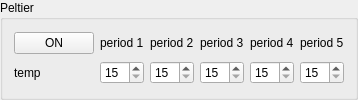
            <widget class="QGroupBox" name="Peltiergroup">
             <property name="title">
              <string>Peltier</string>
             </property>
             <layout class="QHBoxLayout" name="horizontalLayout">
              <item>
               <layout class="QGridLayout" name="peltier_grid">
                <item row="3" column="1">
                 <widget class="QSpinBox" name="peltinput1">
                  <property name="minimum">
                   <number>15</number>
                  </property>
                  <property name="maximum">
                   <number>40</number>
                  </property>
                 </widget>
                </item>
                <item row="0" column="1">
                 <widget class="QLabel" name="peltlabel1">
                  <property name="text">
                   <string>period 1</string>
                  </property>
                 </widget>
                </item>
                <item row="3" column="3">
                 <widget class="QSpinBox" name="peltinput3">
                  <property name="minimum">
                   <number>15</number>
                  </property>
                  <property name="maximum">
                   <number>40</number>
                  </property>
                 </widget>
                </item>
                <item row="3" column="0">
                 <widget class="QLabel" name="templabel">
                  <property name="text">
                   <string>temp</string>
                  </property>
                 </widget>
                </item>
                <item row="3" column="4">
                 <widget class="QSpinBox" name="peltinput4">
                  <property name="minimum">
                   <number>15</number>
                  </property>
                  <property name="maximum">
                   <number>40</number>
                  </property>
                 </widget>
                </item>
                <item row="0" column="3">
                 <widget class="QLabel" name="peltlabel3">
                  <property name="text">
                   <string>period 3</string>
                  </property>
                 </widget>
                </item>
                <item row="0" column="0">
                 <widget class="QPushButton" name="protpeltierbutton">
                  <property name="text">
                   <string>ON</string>
                  </property>
                  <property name="checkable">
                   <bool>true</bool>
                  </property>
                 </widget>
                </item>
                <item row="3" column="2">
                 <widget class="QSpinBox" name="peltinput2">
                  <property name="minimum">
                   <number>15</number>
                  </property>
                  <property name="maximum">
                   <number>40</number>
                  </property>
                 </widget>
                </item>
                <item row="0" column="2">
                 <widget class="QLabel" name="peltlabel2">
                  <property name="text">
                   <string>period 2</string>
                  </property>
                 </widget>
                </item>
                <item row="0" column="4">
                 <widget class="QLabel" name="peltlabel4">
                  <property name="text">
                   <string>period 4</string>
                  </property>
                 </widget>
                </item>
                <item row="0" column="5">
                 <widget class="QLabel" name="peltlabel5">
                  <property name="text">
                   <string>period 5</string>
                  </property>
                 </widget>
                </item>
                <item row="3" column="5">
                 <widget class="QSpinBox" name="peltinput5">
                  <property name="minimum">
                   <number>15</number>
                  </property>
                  <property name="maximum">
                   <number>40</number>
                  </property>
                 </widget>
                </item>
               </layout>
              </item>
             </layout>
            </widget>
